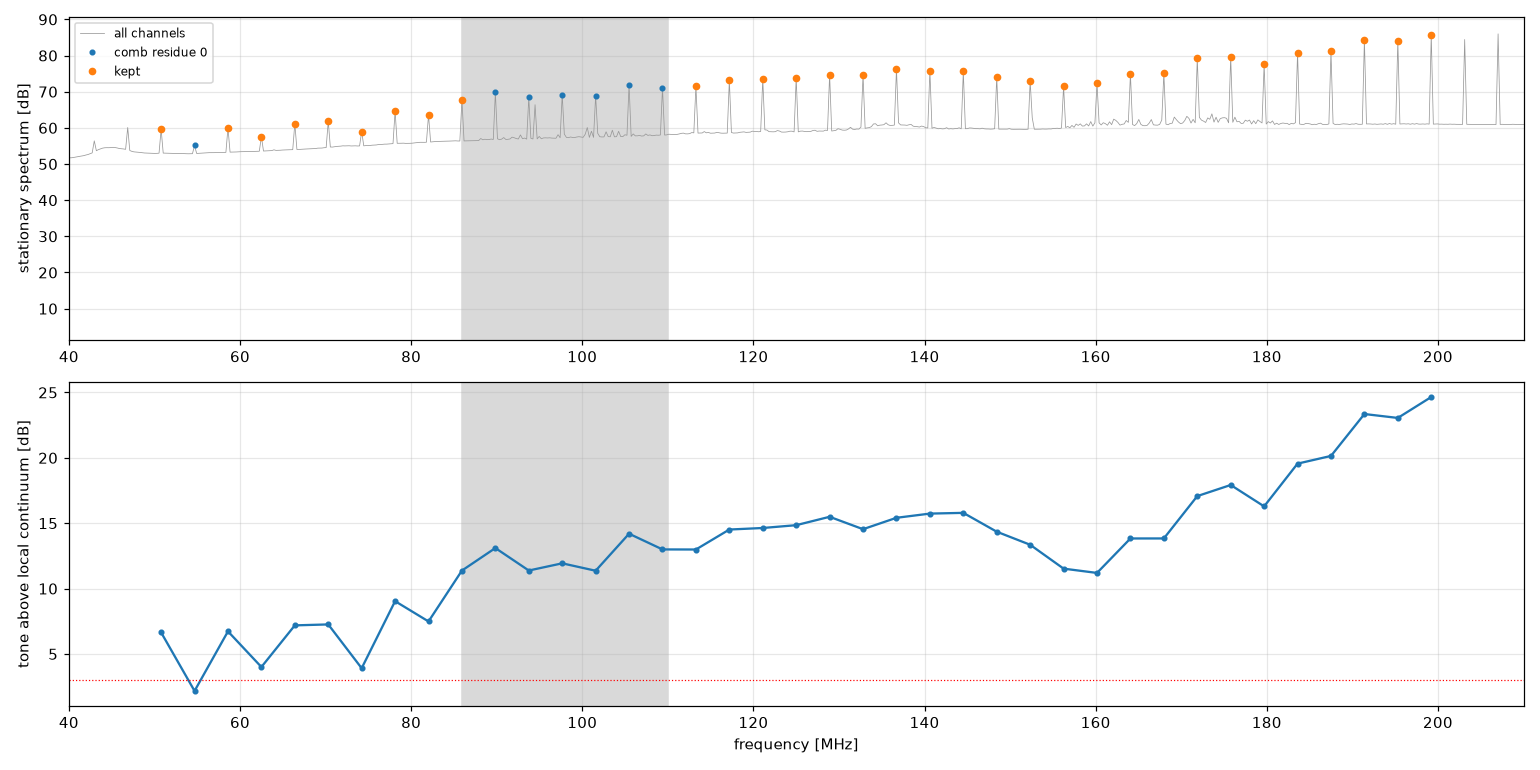

This chart was generated by the following Python code:
"""Which comb channels are usable tones, and how far above the continuum do they sit?"""
import numpy as np, matplotlib; matplotlib.use("Agg")
import matplotlib.pyplot as plt
from common import load, db, flanking, OUT, COMB_RESIDUE, COMB_SPILL, FM_BAND, ROT, CTRL

D = load()
fr, ch = D["fr"], D["ch"]
nchan = fr.size
d = D["d"][ROT]

# the platform is stationary for the first 10 min and the last 9 min of the window;
# use the stationary lead-in for the tone census so rotation cannot bias it
lead = D["sky"] & (D["tsec"] < 600)
print(f"stationary lead-in: {lead.sum()} integrations")

spec = db(np.nanmedian(d[lead], 0))
resid = np.array([np.nanmedian(spec[(ch % 16 == r) & (fr > 50) & (fr < 200)]) for r in range(16)])
print("median level by channel residue (50-200 MHz):")
for r in range(16):
    print(f"   {r:2d}: {resid[r] - np.median(resid):+6.2f} dB" + ("   <- comb" if r == COMB_RESIDUE else ""))

cands = [c for c in ch[ch % 16 == COMB_RESIDUE] if 50.0 < fr[c] < 200.0]
rows = []
for c in cands:
    nb = flanking(c, nchan)
    snr = spec[c] - np.nanmedian(spec[nb])
    rough = np.nanmedian(np.abs(np.diff(db(np.nanmedian(d[lead][:, nb], 1)), 2)))
    fm = FM_BAND[0] < fr[c] < FM_BAND[1]
    rows.append((c, fr[c], snr, rough, fm))

print(f"\n{'ch':>5} {'MHz':>8} {'tone-continuum':>15} {'flank roughness':>16}  verdict")
for c, f_, snr, rough, fm in rows:
    why = "FM band" if fm else ("RFI" if rough > 0.05 else ("weak" if snr < 3 else "keep"))
    print(f"{c:5d} {f_:8.2f} {snr:15.1f} {rough:16.4f}  {why}")

keep = [r for r in rows if not r[4] and r[3] <= 0.05 and r[2] >= 3.0]
print(f"\n{len(keep)} tones kept, {min(r[1] for r in keep):.1f}-{max(r[1] for r in keep):.1f} MHz")

fig, axs = plt.subplots(2, 1, figsize=(14, 7))
axs[0].plot(fr, spec, lw=0.5, color="0.6", label="all channels")
axs[0].plot(fr[[r[0] for r in rows]], [spec[r[0]] for r in rows], "o", ms=3, label="comb residue 0")
axs[0].plot([r[1] for r in keep], [spec[r[0]] for r in keep], "o", ms=4, label="kept")
axs[0].axvspan(*FM_BAND, color="0.85", zorder=0)
axs[0].set_xlim(40, 210); axs[0].set_ylabel("stationary spectrum [dB]"); axs[0].legend(fontsize=8)
axs[1].plot([r[1] for r in rows], [r[2] for r in rows], "o-", ms=3)
axs[1].axhline(3.0, color="r", lw=0.8, ls=":")
axs[1].axvspan(*FM_BAND, color="0.85", zorder=0)
axs[1].set_xlim(40, 210); axs[1].set_xlabel("frequency [MHz]")
axs[1].set_ylabel("tone above local continuum [dB]")
for ax in axs: ax.grid(alpha=0.3)
fig.tight_layout(); fig.savefig(OUT / "05_tones.png", dpi=110)
np.save(OUT / "tones.npy", np.array([r[0] for r in keep]))
